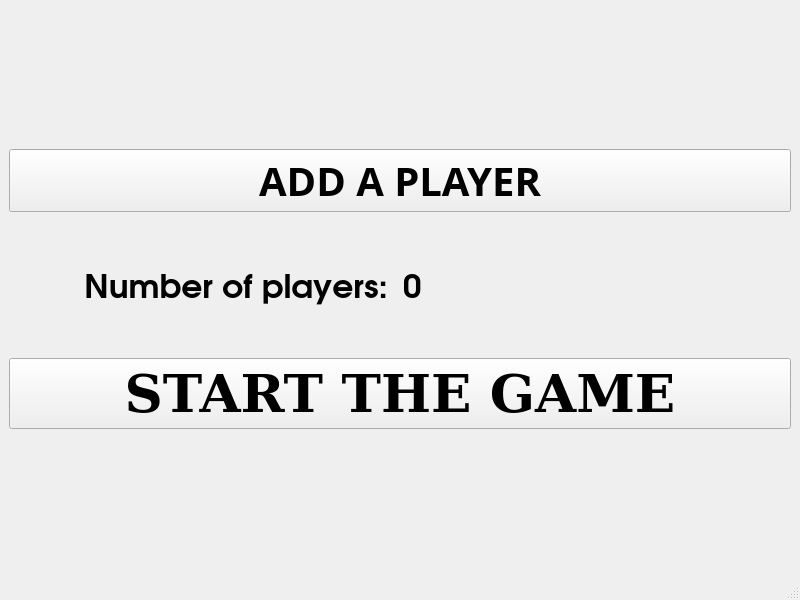
<?xml version="1.0" encoding="UTF-8"?>
<ui version="4.0">
 <class>playerIntroduction</class>
 <widget class="QMainWindow" name="playerIntroduction">
  <property name="geometry">
   <rect>
    <x>0</x>
    <y>0</y>
    <width>800</width>
    <height>600</height>
   </rect>
  </property>
  <property name="windowTitle">
   <string>MainWindow</string>
  </property>
  <widget class="QWidget" name="centralwidget">
   <layout class="QVBoxLayout" name="verticalLayout">
    <item>
     <widget class="QLabel" name="label_3">
      <property name="text">
       <string/>
      </property>
     </widget>
    </item>
    <item>
     <widget class="QPushButton" name="pushButton">
      <property name="font">
       <font>
        <family>Ubuntu Condensed</family>
        <pointsize>30</pointsize>
        <weight>75</weight>
        <bold>true</bold>
       </font>
      </property>
      <property name="text">
       <string>ADD A PLAYER</string>
      </property>
     </widget>
    </item>
    <item>
     <layout class="QHBoxLayout" name="horizontalLayout">
      <item>
       <widget class="QLabel" name="label">
        <property name="font">
         <font>
          <family>URW Gothic L</family>
          <pointsize>25</pointsize>
          <weight>75</weight>
          <bold>true</bold>
         </font>
        </property>
        <property name="text">
         <string>Number of players: </string>
        </property>
        <property name="alignment">
         <set>Qt::AlignRight|Qt::AlignTrailing|Qt::AlignVCenter</set>
        </property>
       </widget>
      </item>
      <item>
       <widget class="QLabel" name="label_2">
        <property name="font">
         <font>
          <family>URW Gothic L</family>
          <pointsize>25</pointsize>
          <weight>75</weight>
          <bold>true</bold>
         </font>
        </property>
        <property name="text">
         <string>0</string>
        </property>
       </widget>
      </item>
     </layout>
    </item>
    <item>
     <widget class="QPushButton" name="pushButton_2">
      <property name="font">
       <font>
        <family>DejaVu Serif</family>
        <pointsize>40</pointsize>
        <weight>75</weight>
        <bold>true</bold>
       </font>
      </property>
      <property name="text">
       <string>START THE GAME</string>
      </property>
     </widget>
    </item>
    <item>
     <widget class="QLabel" name="label_4">
      <property name="text">
       <string/>
      </property>
     </widget>
    </item>
   </layout>
  </widget>
  <widget class="QMenuBar" name="menubar">
   <property name="geometry">
    <rect>
     <x>0</x>
     <y>0</y>
     <width>800</width>
     <height>25</height>
    </rect>
   </property>
  </widget>
  <widget class="QStatusBar" name="statusbar"/>
 </widget>
 <resources/>
 <connections/>
</ui>
